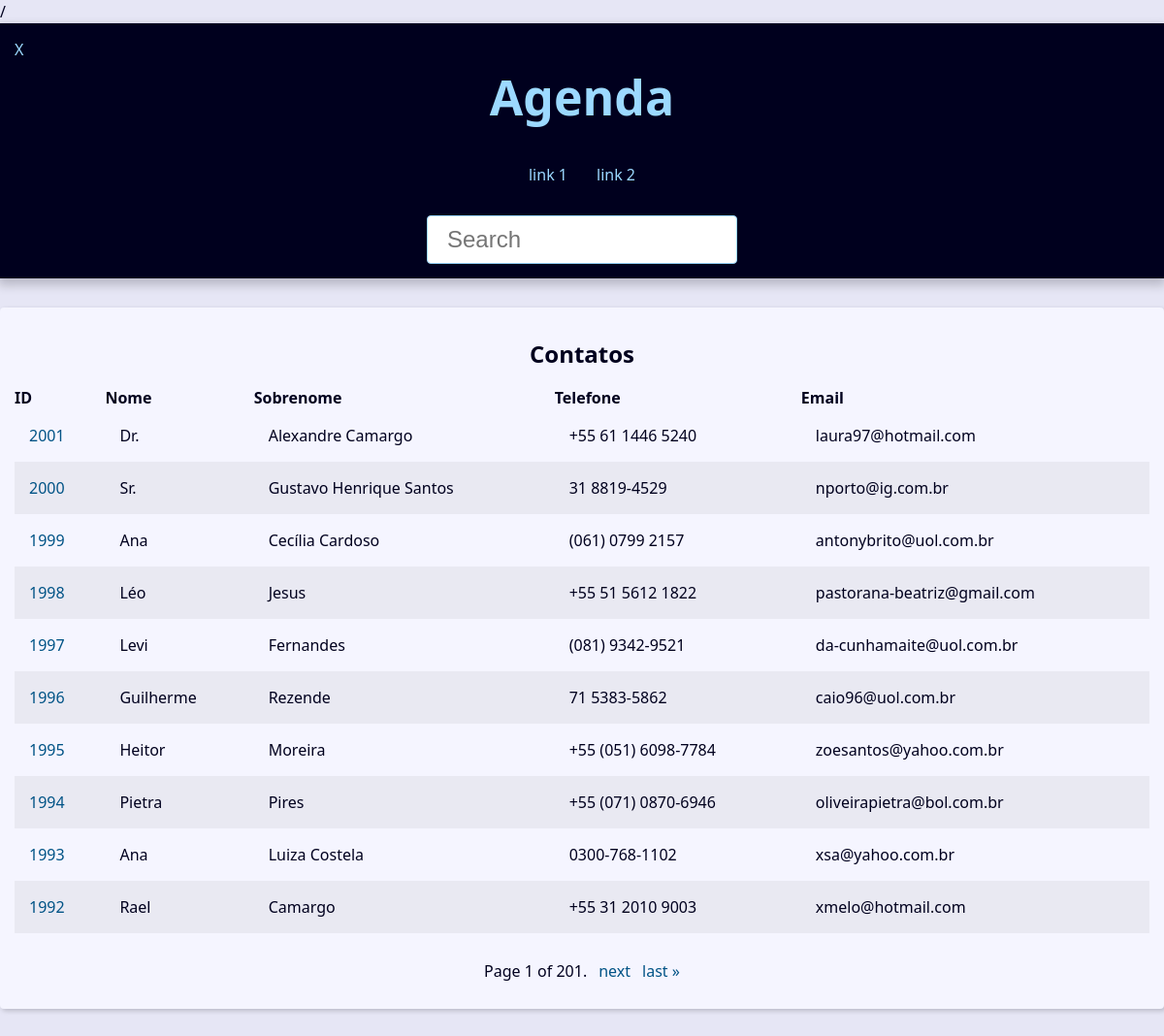
Before: / with the older database file.
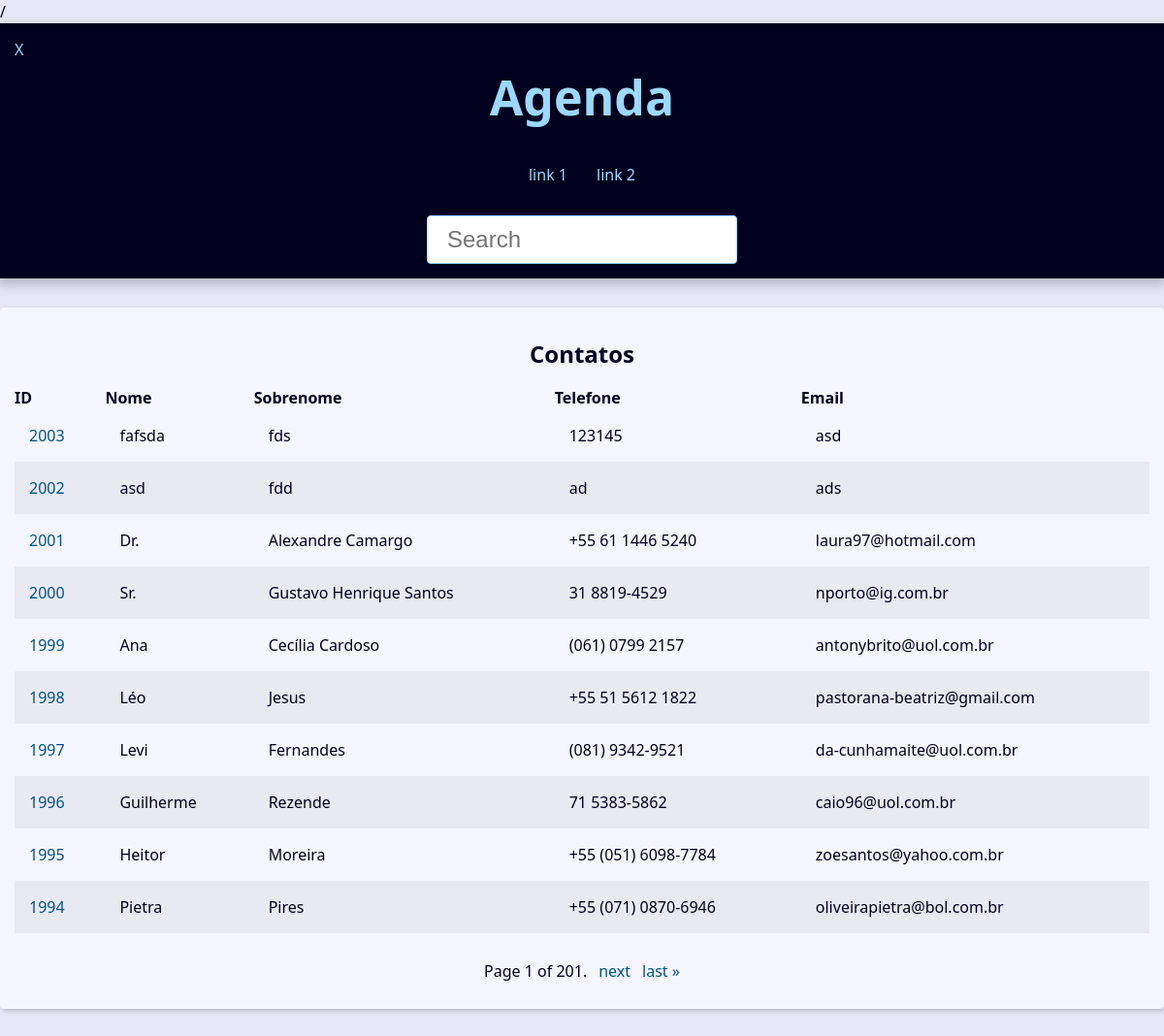
After: the same page with the newer database file.
### contatos/models.py (models this page shows, shortened)
class Contato(models.Model):
    nome = models.CharField(max_length=255)
    sobrenome = models.CharField(max_length=255, blank=True)
    telefone = models.CharField(max_length=255)
    email = models.CharField(max_length=255, blank=True)
    data_criacao = models.DateField(default=timezone.now)
    descricao = models.TextField(blank=True)
    categoria = models.ForeignKey(
        Categoria, on_delete=models.SET_NULL, blank=True, null=True)
    show = models.BooleanField(default=True)
    image = models.ImageField(blank=True, upload_to='imagem/%Y/%m')
    owner = models.ForeignKey(
        User, on_delete=models.SET_NULL, blank=True, null=True)

### contatos/views/contatos_views.py (the view)
# urls.py: path('', views.index, name='index'),
def index(request):
    contatos = Contato.objects.filter(show=True).order_by('-id')
    paginator = Paginator(contatos, 10)  # Show 25 contacts per page.
    page_number = request.GET.get("page")
    page_obj = paginator.get_page(page_number)
    context = {'page_obj': page_obj,
               'site_title': 'Contato - ',
               }
    return render(
        request,
        'contatos/index.html',
        context=context
    )

### contatos/templates/contatos/index.html
{% extends "global/base.html" %}
{% block content %}
{% if page_obj %}
<div class="responsive-table">
  <table class="contacts-table">
    <caption class="table-caption">
      Contatos
      <thead>
        <tr class="table-row table-row-head">
          <th class="table-head">ID</th>
          <th class="table-head">Nome</th>
          <th class="table-head">Sobrenome</th>
          <th class="table-head">Telefone</th>
          <th class="table-head">Email</th>
        </tr>
      </thead>
      <tbody>
        {% for contato in page_obj %}
        <tr class="table-row">
          <td class="table-cel">
            <a
              href="{% url 'contatos:contatos' contato.id %}"
              class="table-link"
            >
              {{contato.id}}
            </a>
          </td>
          <td class="table-cel">{{contato.nome}}</td>
          <td class="table-cel">{{contato.sobrenome}}</td>
          <td class="table-cel">{{contato.telefone}}</td>
          <td class="table-cel">{{contato.email}}</td>
        </tr>
        {% endfor %}
      </tbody>
    </caption>
  </table>
</div>
{% else %}
<div class="single-contact">
  <h1 class="single-contact-name">Nenhum contato encontrado.</h1>
</div>
{% endif %}
{% endblock content %}

### base_templates/global/base.html
<!DOCTYPE html>
<html lang="pt-br">
<head>
{% include "global/parciais/_head.html" %}
</head>
<body>
   {% include "global/parciais/_header.html" %}
    <main class="content">
        {% block content %}
        {% endblock content %}
        {% include "global/parciais/_pagination.html" %}
    </main>
</body>
</html>

### base_templates/global/parciais/_head.html (shortened to what this page needs)
{% load static %}
<link rel="stylesheet" href="{% static "global/css/style.css" %}">/

### base_templates/global/parciais/_header.html
 <header class="header">
        <a href="" class="header-link">X
        <H1 class="header-heading">Agenda</H1>
        </a>
        <nav class="menu">
            <ul class="menu-list">
                <li class="menu-item">
                    <a href="" class="menu-link"> link 1</a>
                </li>
                <li>
                    <a href="" class="menu-link"> link 2</a>
                </li>
            </ul>
        </nav>
                <div class="search">
                    <form
                     action="{% url "contatos:search" %}"
                     method="GET">
                        <input
                            type="search"
                            class="search-input"
                            placeholder="Search"
                            id="search" name="q"
                            value="{{request.GET.q.strip}}"
                        >
                    </form>
                </div>
    </header>

### base_templates/global/parciais/_pagination.html (shortened to what this page needs)
{% if page_obj %}
<div class="pagination">
    <span class="step-links">
        <span class="current">
            Page {{ page_obj.number }} of {{ page_obj.paginator.num_pages }}.
        </span>
        {% if page_obj.has_next %}
            <a href="?page={{ page_obj.next_page_number }}&q = {{request.GET.q.strip}}">next</a>
            <a href="?page={{ page_obj.paginator.num_pages }}&q = {{request.GET.q.strip}}">last &raquo;</a>
        {% endif %}
    </span>
</div>
{% endif %}

### base_static/global/css/style.css (style rules this page uses)
:root { --spacing: 1.5rem; --link-dark-color: rgb(0, 83, 134); --link-light-color: rgb(156, 217, 255); --clr-white: rgb(245, 245, 255); --clr-black: rgb(0, 0, 30); --clr-light-gray: rgb(230, 230, 245); --clr-dark-shadow-5: rgba(0, 0, 10, 5%); --clr-dark-shadow-10: rgba(0, 0, 10, 10%); --clr-dark-shadow-20: rgba(0, 0, 10, 20%); --clr-light-shadow-5: rgba(200, 200, 255, 5%); --clr-light-shadow-10: rgba(200, 200, 255, 10%); --clr-light-shadow-20: rgba(200, 200, 255, 20%); --main-page-width: 120rem; --table-min-width: 60rem; --biggest-font-size: 5rem; --bigger-font-size: 4rem; --big-font-size: 3.2rem; --medium-font-size: 2.4rem; --small-font-size: 1.6rem; --smaller-font-size: 1.4rem; --smallest-font-size: 1.2rem; --transition-fast: 300ms; --transition-medium: 600ms; --transition-slow: 1s; --default-border-radius: 4px; }
*, *::before, *::after { margin: 0; padding: 0; box-sizing: border-box; }
html { font-size: 62.5%; }
body { font-family: system-ui, -apple-system, BlinkMacSystemFont, 'Segoe UI', Roboto, Oxygen, Ubuntu, Cantarell, 'Open Sans', 'Helvetica Neue', sans-serif; line-height: 1.5; font-size: var(--small-font-size); color: var(--clr-black); -webkit-font-smoothing: antialiased; background: var(--clr-light-gray); }
.header { background: var(--clr-black); padding: var(--spacing); box-shadow: 0 5px 10px 2px var(--clr-dark-shadow-20); z-index: 1; position: relative; }
.header-heading { font-size: var(--biggest-font-size); text-align: center; }
.header-link { color: var(--link-light-color); text-decoration: none; transition: filter var(--transition-fast) ease-in-out; }
.menu { margin: var(--spacing); }
.menu-list { list-style: none; display: flex; justify-content: center; flex-flow: row wrap; }
.menu-link { display: block; padding: var(--spacing); color: var(--link-light-color); text-decoration: none; transition: background-color var(--transition-fast) ease-in-out; border-radius: var(--default-border-radius); }
.content { max-width: var(--main-page-width); margin: calc(var(--spacing) * 2) auto; padding: var(--spacing); background: var(--clr-white); box-shadow: 2px 2px 5px var(--clr-dark-shadow-20); border-radius: var(--default-border-radius); }
.responsive-table { width: 100%; overflow-x: auto; }
.contacts-table { width: 100%; min-width: var(--table-min-width); border-collapse: collapse; }
.table-caption { font-size: var(--medium-font-size); font-weight: bold; padding: var(--spacing); }
.table-row { text-align: left; text-overflow: ellipsis; transition: background-color var(--transition-fast) ease-in-out; }
.table-row:nth-of-type(2n) { background: var(--clr-dark-shadow-5); }
.table-cel, .table-header { padding: var(--spacing); }
.table-link { color: var(--link-dark-color); transition: color var(--transition-fast) ease-in-out; text-decoration: none; }
.pagination { margin-top: var(--spacing); display: flex; justify-content: center; padding: calc(var(--spacing) * 0.8); font-size: var(--small-font-size); }
.pagination .step-links { display: flex; gap: calc(var(--spacing) * 0.8); }
.pagination .step-links a { color: var(--link-dark-color); transition: color var(--transition-fast) ease-in-out; text-decoration: none; display: block; }
.search { display: flex; justify-content: center; }
.search-input { font-size: var(--medium-font-size); padding: 1rem 2rem; width: 100%; max-width: 32rem; border-radius: var(--default-border-radius); border: 1px solid var(--link-light-color); }

Changed rows visible on the page:
no longer on this page (row unchanged): Contato: id "1993", nome "Ana", sobrenome "Luiza Costela", telefone "0300-768-1102", email "xsa@yahoo.com.br"
no longer on this page (row unchanged): Contato: id "1992", nome "Rael", sobrenome "Camargo", telefone "+55 31 2010 9003", email "xmelo@hotmail.com"
added Contato: id "2003", nome "fafsda", sobrenome "fds", telefone "123145", email "asd"
added Contato: id "2002", nome "asd", sobrenome "fdd", telefone "ad", email "ads"
